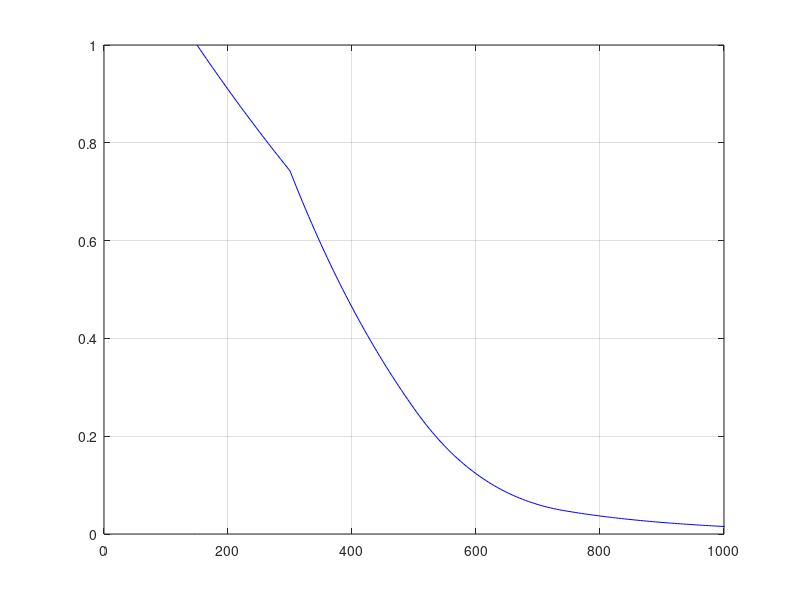

Recreate this plot in MATLAB.
%==========================================================================
%Door Chris Geerse
%==========================================================================
%clear all
%==========================================================================
%Algemene parameters
B = 30      %basisduur in dagen

%invoer b(k): eerste kolom is k, tweede is b(k) in uren.
topduur_inv = [150, 720;
    500, 720;
    740, 24;
    2000, 24]

%invoer f(k): eerste kolom is k, tweede is overschrijdingskans piekwaarde.
%N.B. eerste getal moet laagste afvoer zijn, met overschr.kans 1, ofwel
%moet topduur_inv(1,1) zijn.
momovpiek_inv = [150, 1;
    300, 0.8
    740, 0.16667;
    2720, 1.3333e-4]

stapk = 5       %stapgrootte piekwaarde integratie
kmax = 3000      %maximum voor integratie

%==========================================================================
% Bepalen topduurfunctie b(k)
%==========================================================================

laagste_afvoer = topduur_inv(1,1);   %laagste afvoer q0
kmin = laagste_afvoer;    
k = [kmin: stapk: kmax]';

bk = []      %startwaarde b(k)
num_traject = size(topduur_inv,1);      %aantal trajecten waarop bk bepaald moet worden

for i = 1:num_traject-1
    klaag = topduur_inv(i,1);
    khoog = topduur_inv(i+1,1);
    bklaag = topduur_inv(i,2);
    bkhoog = topduur_inv(i+1,2);
    index_traject = find (k>=klaag & k< khoog);
    bk_hulptraject = (bklaag - bkhoog)*(khoog-k(index_traject))/(khoog-klaag)+bkhoog;
    bk = [bk; bk_hulptraject];
end
%aanvullen met eindtraject (neem b(k) gelijk aan laatste waarde)
klaatst = topduur_inv(num_traject,1);
bklaatst = topduur_inv(num_traject,2);
index_traject = find(k>=klaatst);
bk_eindtraject = k(index_traject)./k(index_traject).*bklaatst;
bk = [bk; bk_eindtraject];

%plot(k, bk)

%==========================================================================
% Bepalen kansdichtheid f(k) en mom. ovkans piekafvoer in basisduur
%==========================================================================

fk = []      %startwaarde f(k)
momovpiek = []  %startwaarde mom. ovkans piekafvoer
num_fk_traject = size(momovpiek_inv,1);      %aantal trajecten waarop fk bepaald moet worden
for i = 1:num_fk_traject-1
    fk_klaag = momovpiek_inv(i,1);
    fk_khoog = momovpiek_inv(i+1,1);
    povlaag = momovpiek_inv(i,2);
    povhoog = momovpiek_inv(i+1,2);
    a(i)=(fk_khoog-fk_klaag)/(log(povlaag)-log(povhoog))
    b(i)=(fk_khoog*log(povlaag)-fk_klaag*log(povhoog))/(log(povlaag)-log(povhoog))
    index_fk_traject = find (k>=fk_klaag & k< fk_khoog);
    fk_hulptraject = exp((b(i)-k(index_fk_traject))/a(i))/a(i);
    momovpiek_hulptraject = exp((b(i)-k(index_fk_traject))/a(i));
    fk = [fk; fk_hulptraject];
    momovpiek = [momovpiek; momovpiek_hulptraject];
end

%aanvullen met eindtraject (zet laatste traject voort)
fk_klaatst = momovpiek_inv(num_fk_traject,1);
fk_laatst = momovpiek_inv(num_fk_traject,2);
index_fk_traject = find(k>=fk_klaatst);
fk_eindtraject = exp((b(num_fk_traject-1)-k(index_fk_traject))/a(num_fk_traject-1))/a(num_fk_traject-1);
fk = [fk; fk_eindtraject];
momovpiek_eindtraject= exp((b(num_fk_traject-1)-k(index_fk_traject))/a(num_fk_traject-1));
momovpiek = [momovpiek; momovpiek_eindtraject];

%exacte normering kansen op 1
fk = fk/sum(fk*stapk);
momovpiek = momovpiek/momovpiek(1);

%plaatjes
plot(k, log(fk))
hold on
plot(k, log(momovpiek))

%==========================================================================
% Bepalen mom.ov kans voor q-niveaus (berekening dmv integratie)
%==========================================================================
momovkansq =[];
q = [kmin: stapk: kmax]';
for i = 1:numel(q)
    groterdanqi = (k>=q(i));
    Lqk = ((bk + (B*24-bk).*(k-q(i))./(k-laagste_afvoer+eps)).*groterdanqi)/24;    %overschrijdingsduur niveau q(i) in dagen
    momovkansq(i) = stapk/B*sum(fk.*Lqk);   %berekening van de integraal
end
display('q,momovkansq')
[q, momovkansq']

%==========================================================================
% Momentane kans volgens de metingen
%==========================================================================


t_per = 26;                 %  aantal meetjaren (26 met uitbreiding en 23 jaar zonder uitbreiding)

[jaar,maand,dag,afvoer] = textread('Vechtafvoeren_60_83_met_uitbreiding.txt','%f %f %f %f','delimiter','\t','commentstyle','matlab');
%[jaar,maand,dag,afvoer] = textread('Vechtafvoeren_1960_1983_dag.txt','%f %f %f %f','delimiter','\t','commentstyle','matlab');
whj = find( maand == 10 | maand == 11 | maand == 12 | maand == 1 | maand == 2 | maand == 3);

%{
n = 0;
m2 = [0:1:600];
for n4 = 1:length(m2)
    x = find(afvoer(whj)>= m2(n4));
    tot = numel(x);
    n = n+1;
    p(n,:) = tot/(t_per); 
    dagenlijn_obs(n,:) = [m2(n4) (p(n))];
end
%}
p=[];
q = [kmin:stapk:kmax]';
for i = 1:numel(q)
    x = find(afvoer(whj)>= q(i));
    ovdagen = numel(x);
    p(i) = ovdagen/(182*t_per); 
end
momovkansq_obs = [q, p']

hold off
grid on
%legend('integratie = blauw','observatie = groen')

%hold on
%plot(q,momovkansq_obs(:,2),'g')
hold on
xlim([100 300]);
ylim([0 .2]);

xlim([0 1000]);
ylim([0 1]);

hold on
%legend('integratie = blauw','observatie = groen')
plot(q,momovkansq','b')

plot(k, log(momovpiek))